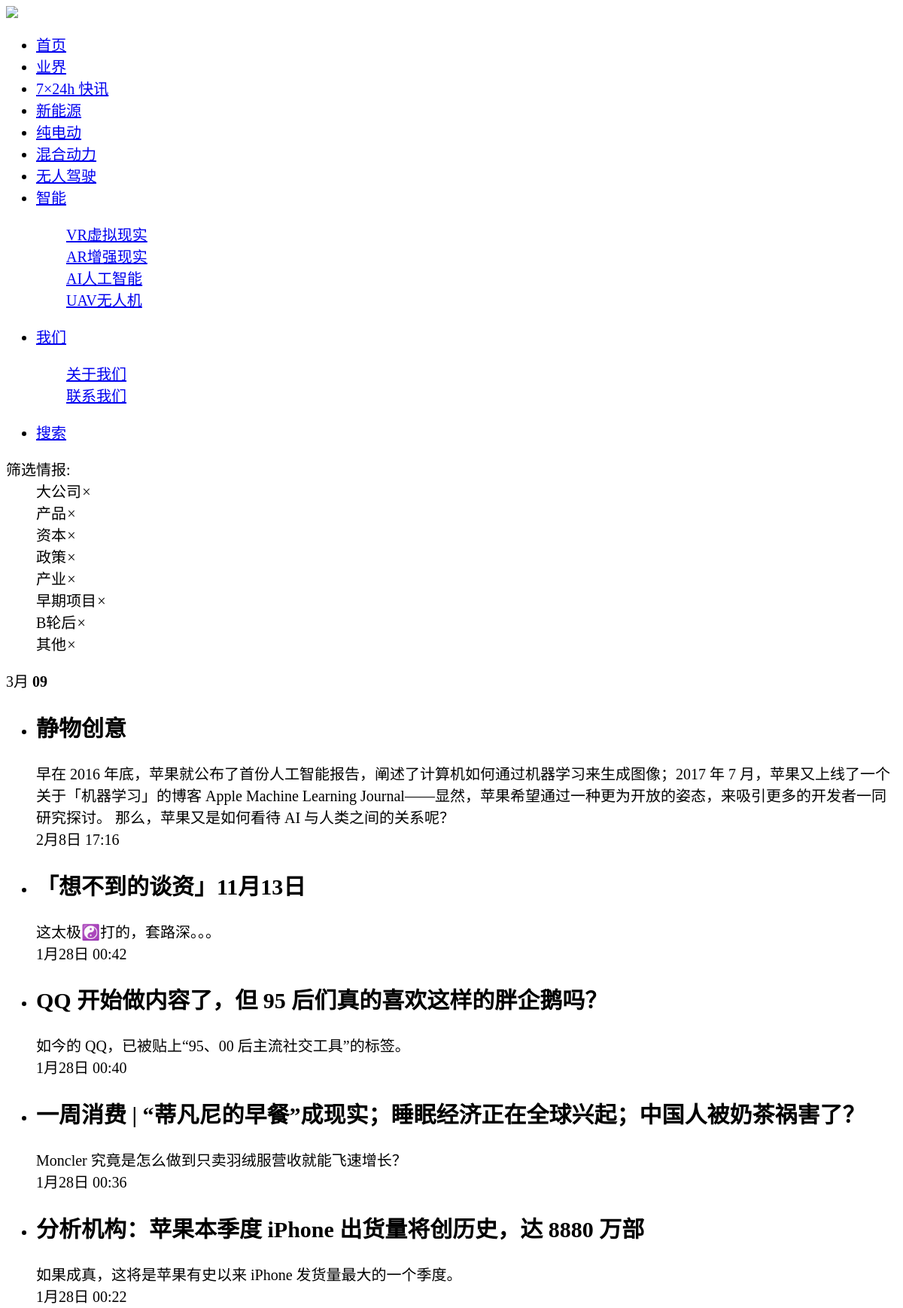
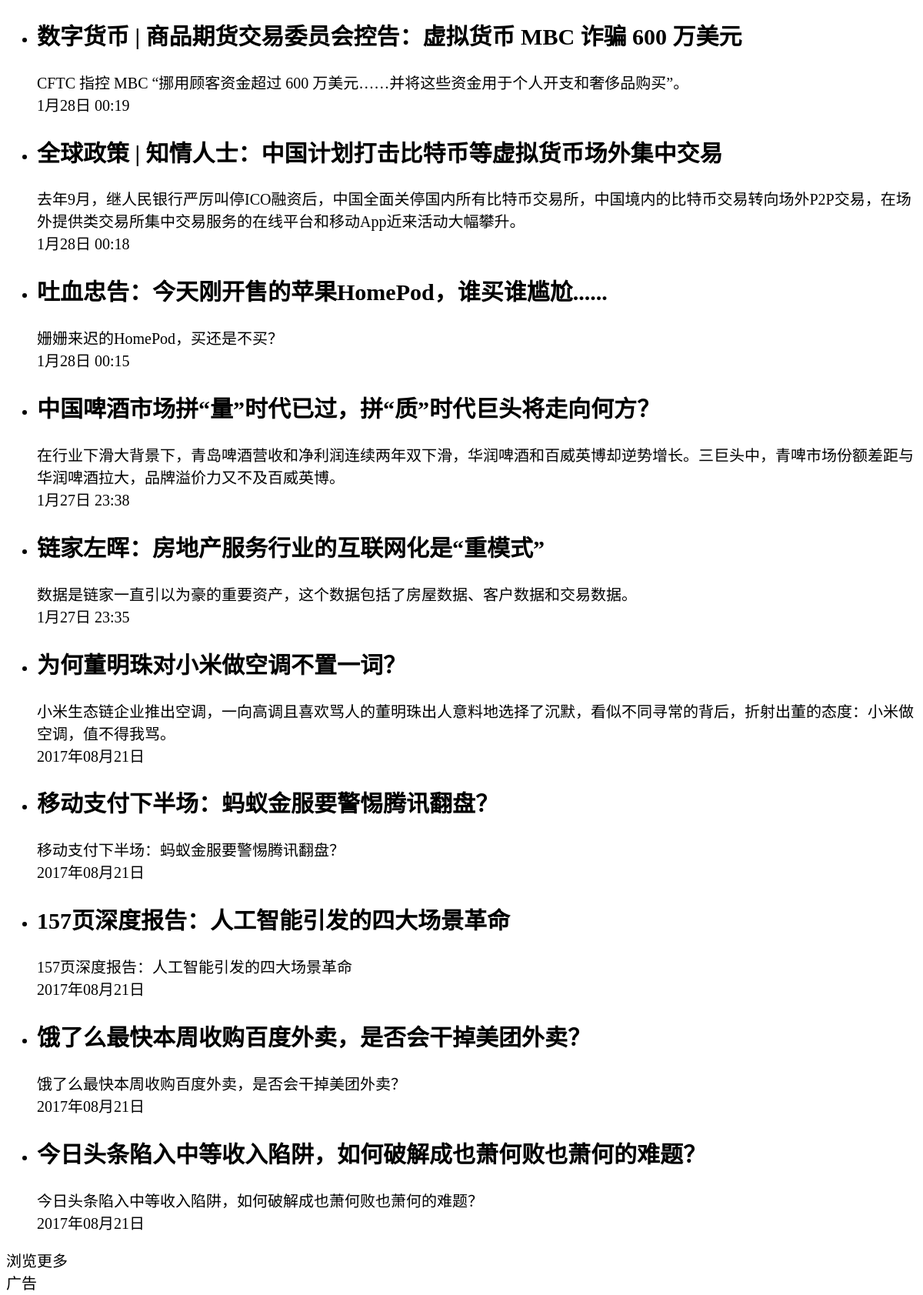
/index.php/news/newsflash (upper part), run on the app's committed database (2 pictures, top to bottom).
### tables this page shows
CREATE TABLE `tab_news` (
  `id` int(10) NOT NULL AUTO_INCREMENT COMMENT '编号',
  `term_id` smallint(5) NOT NULL DEFAULT '0' COMMENT '分类',
  `title` varchar(255) DEFAULT NULL COMMENT '产品标题',
  `ft_title` text COMMENT '分词标题(全文检索)',
  `from` varchar(30) DEFAULT '' COMMENT '来源',
  `author` varchar(30) DEFAULT '' COMMENT '作者',
  `tags` varchar(255) DEFAULT NULL COMMENT '标签',
  `keywords` varchar(255) DEFAULT NULL COMMENT '文章关键字',
  `content` longtext COMMENT '产品内容',
  `summary` text COMMENT '产品描述摘要',
  `isHidden` enum('0','1') NOT NULL DEFAULT '0' COMMENT '1标记为删除，0标记为正常',
  `views` int(10) NOT NULL DEFAULT '0' COMMENT '浏览次数',
  `is_commend` enum('0','1') NOT NULL DEFAULT '0' COMMENT '是否为推荐',
  `is_issue` enum('0','1') NOT NULL DEFAULT '0' COMMENT '是否发布:1为已发布; 0为待审核',
  `SEOKeywords` varchar(255) DEFAULT NULL COMMENT 'SEO关键词',
  `SEODescription` varchar(500) DEFAULT NULL COMMENT 'SEO描述',
  `thumb` varchar(255) DEFAULT NULL COMMENT '缩略图',
  `praises` int(10) NOT NULL DEFAULT '0' COMMENT '赞个数',
  `update_time` datetime DEFAULT NULL COMMENT '更新时间日期',
  `create_time` datetime DEFAULT NULL COMMENT '创建时间日期',
  `sort` int(10) NOT NULL DEFAULT '0' COMMENT '排序',
  `uid` int(10) DEFAULT NULL COMMENT '创建者ID',
  `lang` enum('en','cn') DEFAULT 'cn' COMMENT '语言标记：cn为中文;en为英文',
  PRIMARY KEY (`id`),
  FULLTEXT KEY `ft_title` (`ft_title`)
);

### application/core/Fzhao_Controller.php (called while the page is built, shortened)
<?php
class Client_Controller extends My_Controller {
    public function view($path, $data = array()) {
        $this->load->model('default/home_model');
        $data['options'] = $this->common->getOptionsByOption_name('company');
        $data['links'] = $this->home_model->getLinks('link');
        $data['foot_mappings'] = array(
            'contactUs' => 'contact',
            'products' => 'products',
            'sheji' => 'sheji',
            'cases' => 'cases',
            'company' => 'company'
        );
        $data['foot_terms'] = $this->home_model->getTermByTaxonomy(array('contactUs', 'products', 'sheji', 'cases', 'company'));
        $this->config->load('custom_config');
        $data['uninterested'] = $this->config->item('uninterested');
        $data['feedback'] = $this->config->item('feedback');
        $this->load->view('default/'.$path, $data);
    }
}

### application/controllers/News.php (called while the page is built, shortened)
<?php
class News extends Client_Controller {
    private $title = '';
    public function __construct() {
        $this->title = '7×24h 快讯';
    }
    public function newsflash() {
        $data = array();
        $data['title'] = $this->title;
        $data['newsflash'] = $this->admin->get_newsflash(15);
        $data['hotTags'] = $this->tag->get_hot_tags(10);
        $data['hotNews'] = $this->admin->getHotNews(10);
        $this->view('newsflash', $data);
    }
}

### index.php (called while the page is built, shortened)
<?php
require_once BASEPATH.'core/CodeIgniter.php';

### application/models/default/news_model.php (called while the page is built, shortened)
<?php
class News_model extends Fzhao_Model {
    public function getSpecifyTermByNews($terms,$slug){
        $_terms = array();
        foreach($terms['childs'] as $item){
            $_terms = $item;
            break;
        }
        return $_terms;
    }
    public function get_newsflash($pageSize = 10,$page = 1){
        $conditions = array(array('isHidden' => '0'),array('lang' => _LANGUAGE_),array('is_issue'=>'1'));
        $terms = $this->getTermByTaxonomy('news');
        $term = $this->getSpecifyTermByNews($terms,'newsflash');
        $where = '';
        $term_id = $term['id'];
        $term_ids = array_column($term['childs'],'id');
        $where .= "(term_id = ".$term_id."";
        $term_ids && $where .= " OR term_id IN (".implode(",",$term_ids).")";
        $where .= ")";
        $lists = $this->getData(array(
            'fields' => 'id,title,from,author,tags,keywords,summary,create_time',
            'table' => 'news',
            '_conditions' => $conditions,
            'where' => $where,
            '_order' => array(array('id'=>'desc')),
            'limit' => array($pageSize, $pageSize * ($page - 1)),
        ));
        return $lists;
    }
}

### application/core/Fzhao_Model.php (called while the page is built, shortened)
<?php
class Fzhao_Model extends CI_Model {
    public function getData($params) {
        $params = $this->_get_conditions($params);
        extract($params);
        if ($compiled) {
            $this->db->from($table);
        } else {
            $this->db->select($fields, ($escape === false ? false : true))->from($table);
        }
        if ($_conditions) {
            foreach ($_conditions as $item) {
                $this->db->where($item);
            }
        }
        if ($_order) {
            if (is_array($_order)) {
                foreach ($_order as $item) {
                    list($key, $value) = each($item);
                    $this->db->order_by($key, $value);
                }
            } else {
                $this->db->order_by($_order);
            }
        }
        if ($ins) {
            foreach ($ins as $item) {
                list($key, $value) = each($item);
                $this->db->where_in($key, $value);
            }
        }
        if ($row) {
            return $this->db->get()->row_array();
        }
        if ($count) {
            return $this->db->count_all_results();
        }
        return $this->db->get()->result_array();
    }
    protected function _get_conditions($params) {
        $arr = array(
            'fields' => '*',
            'table' => '',
            'conditions' => '',
            '_conditions' => '',
            'limit' => '',
            'order' => '',
            '_order' => '',
            'join' => '',
            'count' => '',
            'concat' => '',
            'in' => '',
            'ins' => '',
            'not_ins' => '',
            'or' => '',
            'row' => '',
            'orders' => '',
            'group' => '',
            'like' => '',
            'likes' => '',
            'or_likes' => '',
            'where' => '',
            'distinct' => '',
            'having' => '',
            'having_bool' => '',
            'escape' => '',
            'assoc' => '',
            'compiled' => '',
        );
        return array_merge($arr, $params);
    }
    public function getTermByTaxonomy($taxonomy) {
        static $terms;
        if ($taxonomy && is_string($taxonomy) && !empty($terms[$taxonomy])) {
            return $terms[$taxonomy];
        }
        $_terms = $this->getData(array(
            'fields' => 'id,name,parent,slug,taxonomy,count',
            'table' => 'term',
            '_conditions' => array(array('isHidden' => '0'), array('lang' => _LANGUAGE_)),
            '_order' => array(array('parent' => 'asc'), array('sort' => 'desc')),
        ));
        $terms = $this->_get_term_trees($_terms, 0, 0);
        $newTerms = array();
        if($taxonomy && is_array($taxonomy)){
            foreach($taxonomy as $item){
                if(empty($terms[$item])){
                    continue;
                }
                $newTerms[$item] = $terms[$item];
            }
            return $newTerms;
        }
        return !empty($terms[$taxonomy])?$terms[$taxonomy]:array();
    }
    private function _get_term_trees($data, $pId, $deep) {
        $tree = array();
        foreach ($data as $v) {
            if ($v['parent'] != $pId) {
                continue;
            }
            $v['deep'] = $deep + 1;
            $v['childs'] = $this->_get_term_trees($data, $v['id'], $deep + 1);
            $index = $v['parent']==0?$v['taxonomy']:$v['id'];
            $tree[$index] = $v;
        }
        return $tree;
    }
}

### application/views/default/newsflash.php (the view, shortened to what this page needs)
<?php include('header.php');?>
<?=css_url('newsflash.css')?>
<div id="app">
    <div class="pagewrap">
        <div class="mainlib">
            <div class="list_con">
                <div class="fast_section_filter">
                    <dl class="am-fl hide-phone">
                        <dt>筛选情报:</dt>
                        <dd class="selected"><div data-stat-click="kuaixun.company"><span>大公司</span><i>×</i></div></dd>
                        <dd class="selected"><div data-stat-click="kuaixun.product"><span>产品</span><i>×</i></div></dd>
                        <dd class="selected"><div data-stat-click="kuaixun.capital"><span>资本</span><i>×</i></div></dd>
                        <dd class=""><div data-stat-click="kuaixun.policy"><span>政策</span><i>×</i></div></dd>
                        <dd class=""><div data-stat-click="kuaixun.industry"><span>产业</span><i>×</i></div></dd>
                        <dd class=""><div data-stat-click="kuaixun.starding"><span>早期项目</span><i>×</i></div></dd>
                        <dd class=""><div data-stat-click="kuaixun.bplus"><span>B轮后</span><i>×</i></div></dd>
                        <dd class=""><div data-stat-click="kuaixun.other"><span>其他</span><i>×</i></div></dd>
                    </dl>
                </div>
                <div class="fast_section_list">
                    <div class="date">
                        <span><?=intval(date('m'))?>月</span>
                        <b><?=date('d')?></b>
                    </div><div class="newsflashs">
                        <ul>
                            <?php if(!empty($newsflash)){?>
                            <?php foreach($newsflash as $item){?>
                            <li>
                                <div>
                                    <h2><?=$item['title']?></h2>
                                    <div class="fast_news_content">
                                        <?=$item['summary']?$item['summary']:$item['title']?>
                                    </div>
                                    <div class="share_groups"><span title="<?=$item['create_time']?>"><?=$item['timeLine']?></span></div>
                                </div>
                            </li>
                            <?php }}?>
                        </ul>
                    </div>
                </div>
                <div class="loading_more" data-stat-click="zhufeed.wenzhanggengduo">浏览更多<span class="icon-arrow-right"></span></div>
            </div>
        </div><div class="rightlib">
            <?php include('sidebar.php');?>
        </div>
    </div>
</div>
<?php include('footer.php');?>

### application/views/default/footer.php (style rules this page uses)
body { background-attachment:fixed; }

### data on the page
tab_news: title "静物创意", summary "早在 2016 年底，苹果就公布了首份人工智能报告，阐述了计算机如何通过机器学习来生成图像；2017 年 7 月，苹果又上线了一个关于「机器学习」的博客 Apple Machine Learning Journal——显然，苹果希望通过一种更为开放的姿态，来吸引更多的开发者一同研究探讨。 那么，苹果又是如何看待 AI 与人类之间的关系呢？", timeLine "2月8日 17:16"
tab_news: title "「想不到的谈资」11月13日", summary "这太极☯️打的，套路深。。。", timeLine "1月28日 00:42"
tab_news: title "QQ 开始做内容了，但 95 后们真的喜欢这样的胖企鹅吗？", summary "如今的 QQ，已被贴上“95、00 后主流社交工具”的标签。", timeLine "1月28日 00:40"
tab_news: title "一周消费 | “蒂凡尼的早餐”成现实；睡眠经济正在全球兴起；中国人被奶茶祸害了？", summary "Moncler 究竟是怎么做到只卖羽绒服营收就能飞速增长？", timeLine "1月28日 00:36"
tab_news: title "分析机构：苹果本季度 iPhone 出货量将创历史，达 8880 万部", summary "如果成真，这将是苹果有史以来 iPhone 发货量最大的一个季度。", timeLine "1月28日 00:22"
tab_news: title "数字货币 | 商品期货交易委员会控告：虚拟货币 MBC 诈骗 600 万美元", summary "CFTC 指控 MBC “挪用顾客资金超过 600 万美元……并将这些资金用于个人开支和奢侈品购买”。", timeLine "1月28日 00:19"
tab_news: title "全球政策 | 知情人士：中国计划打击比特币等虚拟货币场外集中交易", summary "去年9月，继人民银行严厉叫停ICO融资后，中国全面关停国内所有比特币交易所，中国境内的比特币交易转向场外P2P交易，在场外提供类交易所集中交易服务的在线平台和移动App近来活动大幅攀升。", timeLine "1月28日 00:18"
tab_news: title "吐血忠告：今天刚开售的苹果HomePod，谁买谁尴尬......", summary "姗姗来迟的HomePod，买还是不买？", timeLine "1月28日 00:15"
tab_news: title "中国啤酒市场拼“量”时代已过，拼“质”时代巨头将走向何方？", summary "在行业下滑大背景下，青岛啤酒营收和净利润连续两年双下滑，华润啤酒和百威英博却逆势增长。三巨头中，青啤市场份额差距与华润啤酒拉大，品牌溢价力又不及百威英博。", timeLine "1月27日 23:38"
tab_news: title "链家左晖：房地产服务行业的互联网化是“重模式”", summary "数据是链家一直引以为豪的重要资产，这个数据包括了房屋数据、客户数据和交易数据。", timeLine "1月27日 23:35"
tab_news: title "为何董明珠对小米做空调不置一词？", summary "小米生态链企业推出空调，一向高调且喜欢骂人的董明珠出人意料地选择了沉默，看似不同寻常的背后，折射出董的态度：小米做空调，值不得我骂。", timeLine "2017年08月21日"
tab_news: title "移动支付下半场：蚂蚁金服要警惕腾讯翻盘？", timeLine "2017年08月21日"
tab_news: title "157页深度报告：人工智能引发的四大场景革命", timeLine "2017年08月21日"
tab_news: title "饿了么最快本周收购百度外卖，是否会干掉美团外卖？", timeLine "2017年08月21日"
tab_news: title "今日头条陷入中等收入陷阱，如何破解成也萧何败也萧何的难题？", timeLine "2017年08月21日"
